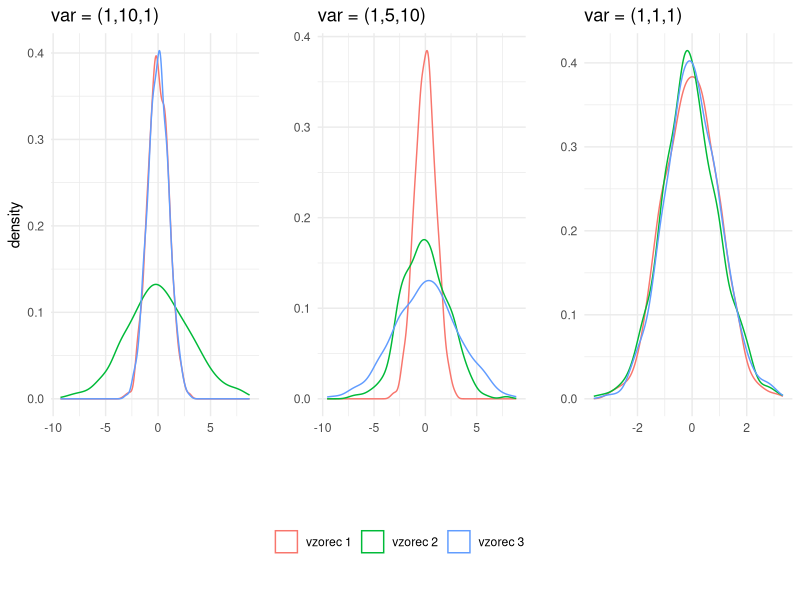

Source code (R):
## ---- chunk 1
knitr::opts_chunk$set(echo = FALSE, fig.align = "center", fig.pos = "H", message = FALSE, warning = FALSE, results = F, fig.height = 4, fig.width = 5)

# potrebne knjižnice
library(ggplot2)
library(car)

# seme
set.seed(2024)
## ---- chunk 2
generate_data <- function(n, means, vars) {
  sample1 <- rnorm(n, mean = means, sd = sqrt(vars[1]))
  sample2 <- rnorm(n, mean = means, sd = sqrt(vars[2]))
  sample3 <- rnorm(n, mean = means, sd = sqrt(vars[3]))
  data = data.frame(sample1 = sample1, sample2 = sample2, sample3 = sample3)
  return(data)
}

n = 1000
means = 0
# vars = c("1,1,1", "1,10,1", "1,5,10")

vars = c(1,10,1)
data = generate_data(n, means, vars)
data.long = data.frame(vrednosti = c(data$sample1, data$sample2, data$sample3),
                       vzorec = c(rep("vzorec 1", n), rep("vzorec 2", n), rep("vzorec 3", n)))
g1 = ggplot(data.long, aes(x = vrednosti, color = vzorec)) +
  geom_density(size = 0.5) + 
  labs(title = "var = (1,10,1)",
       x = " ",
       y = "density",
       color = " ") +
  guides(color = guide_legend(nrow = 1, override.aes = list(linetype = 1, shape = 15))) + 
  theme_minimal() 

library(cowplot)
legend <- get_legend(g1)
g1 = g1 + theme(legend.position = "none")

vars = c(1,5,10)
data = generate_data(n, means, vars)
data.long = data.frame(vrednosti = c(data$sample1, data$sample2, data$sample3),
                       vzorec = c(rep("vzorec 1", n), rep("vzorec 2", n), rep("vzorec 3", n)))
g2 = ggplot(data.long, aes(x = vrednosti, color = vzorec)) +
  geom_density(size = 0.5) + 
  labs(title = "var = (1,5,10)",
       x = " ",
       y = " ",
       color = " ") +
  guides(color = guide_legend(override.aes = list(linetype = 1, shape = 15))) + 
  theme_minimal() + 
  theme(legend.position = "none")

vars = c(1,1,1)
data = generate_data(n, means, vars)
data.long = data.frame(vrednosti = c(data$sample1, data$sample2, data$sample3),
                       vzorec = c(rep("vzorec 1", n), rep("vzorec 2", n), rep("vzorec 3", n)))
g3 = ggplot(data.long, aes(x = vrednosti, color = vzorec)) +
  geom_density(size = 0.5) + 
  labs(title = "var = (1,1,1)",
       x = " ",
       y = " ",
       color = " ") +
  guides(color = guide_legend(override.aes = list(linetype = 1, shape = 15))) + 
  theme_minimal()+ 
  theme(legend.position = "none")

library(gridExtra)
combined_plots <- plot_grid(g1, g2, g3, nrow = 1)
plot_grid(combined_plots, legend, ncol = 1, rel_heights = c(1, 0.3))

# ne vem al je bols da je box plot?
# ggplot(data.long, aes(x = vzorec, y = vrednosti, color = vzorec)) +
#  geom_boxplot(size = 0.5) + 
#  labs(title = " ",
#       x = " ",
#       y = "density",
#       color = " ") +
#  guides(color = guide_legend(override.aes = list(linetype = 1, shape = 15))) + 
#  theme_minimal()
